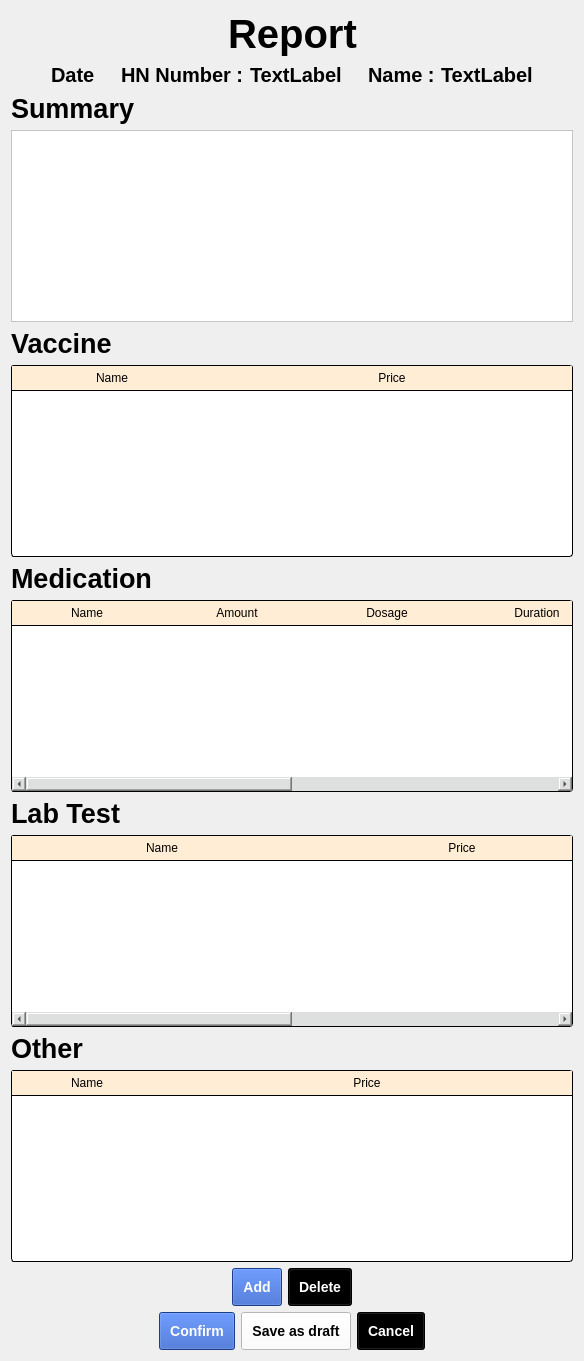
                 <widget class="QWidget" name="report_page">
                  <layout class="QVBoxLayout" name="verticalLayout_62">
                   <item>
                    <layout class="QHBoxLayout" name="horizontalLayout_95">
                     <item>
                      <spacer name="horizontalSpacer_102">
                       <property name="orientation">
                        <enum>Qt::Horizontal</enum>
                       </property>
                       <property name="sizeHint" stdset="0">
                        <size>
                         <width>40</width>
                         <height>20</height>
                        </size>
                       </property>
                      </spacer>
                     </item>
                     <item>
                      <widget class="QLabel" name="label_63">
                       <property name="styleSheet">
                        <string notr="true">font:30pt;
font-weight: bold; </string>
                       </property>
                       <property name="text">
                        <string>Report</string>
                       </property>
                      </widget>
                     </item>
                     <item>
                      <spacer name="horizontalSpacer_103">
                       <property name="orientation">
                        <enum>Qt::Horizontal</enum>
                       </property>
                       <property name="sizeHint" stdset="0">
                        <size>
                         <width>40</width>
                         <height>20</height>
                        </size>
                       </property>
                      </spacer>
                     </item>
                    </layout>
                   </item>
                   <item>
                    <layout class="QHBoxLayout" name="horizontalLayout_96">
                     <item>
                      <spacer name="horizontalSpacer_104">
                       <property name="orientation">
                        <enum>Qt::Horizontal</enum>
                       </property>
                       <property name="sizeHint" stdset="0">
                        <size>
                         <width>40</width>
                         <height>20</height>
                        </size>
                       </property>
                      </spacer>
                     </item>
                     <item>
                      <widget class="QLabel" name="report_date">
                       <property name="styleSheet">
                        <string notr="true">font:15pt;
font-weight: bold; </string>
                       </property>
                       <property name="text">
                        <string>Date</string>
                       </property>
                      </widget>
                     </item>
                     <item>
                      <spacer name="horizontalSpacer_106">
                       <property name="orientation">
                        <enum>Qt::Horizontal</enum>
                       </property>
                       <property name="sizeHint" stdset="0">
                        <size>
                         <width>20</width>
                         <height>20</height>
                        </size>
                       </property>
                      </spacer>
                     </item>
                     <item>
                      <widget class="QLabel" name="label_65">
                       <property name="styleSheet">
                        <string notr="true">font:15pt;
font-weight: bold; </string>
                       </property>
                       <property name="text">
                        <string>HN Number :</string>
                       </property>
                      </widget>
                     </item>
                     <item>
                      <widget class="QLabel" name="report_hn_no">
                       <property name="styleSheet">
                        <string notr="true">font:15pt;
font-weight: bold; </string>
                       </property>
                       <property name="text">
                        <string>TextLabel</string>
                       </property>
                      </widget>
                     </item>
                     <item>
                      <spacer name="horizontalSpacer_112">
                       <property name="orientation">
                        <enum>Qt::Horizontal</enum>
                       </property>
                       <property name="sizeHint" stdset="0">
                        <size>
                         <width>20</width>
                         <height>20</height>
                        </size>
                       </property>
                      </spacer>
                     </item>
                     <item>
                      <widget class="QLabel" name="label_66">
                       <property name="styleSheet">
                        <string notr="true">font:15pt;
font-weight: bold; </string>
                       </property>
                       <property name="text">
                        <string>Name :</string>
                       </property>
                      </widget>
                     </item>
                     <item>
                      <widget class="QLabel" name="report_patient_name">
                       <property name="styleSheet">
                        <string notr="true">font:15pt;
font-weight: bold; </string>
                       </property>
                       <property name="text">
                        <string>TextLabel</string>
                       </property>
                      </widget>
                     </item>
                     <item>
                      <spacer name="horizontalSpacer_117">
                       <property name="orientation">
                        <enum>Qt::Horizontal</enum>
                       </property>
                       <property name="sizeHint" stdset="0">
                        <size>
                         <width>40</width>
                         <height>20</height>
                        </size>
                       </property>
                      </spacer>
                     </item>
                    </layout>
                   </item>
                   <item>
                    <layout class="QHBoxLayout" name="horizontalLayout_99">
                     <item>
                      <widget class="QLabel" name="label_64">
                       <property name="styleSheet">
                        <string notr="true">font:20pt;
font-weight: bold; </string>
                       </property>
                       <property name="text">
                        <string>Summary</string>
                       </property>
                      </widget>
                     </item>
                     <item>
                      <spacer name="horizontalSpacer_107">
                       <property name="orientation">
                        <enum>Qt::Horizontal</enum>
                       </property>
                       <property name="sizeHint" stdset="0">
                        <size>
                         <width>40</width>
                         <height>20</height>
                        </size>
                       </property>
                      </spacer>
                     </item>
                    </layout>
                   </item>
                   <item>
                    <widget class="QTextEdit" name="report_summary">
                     <property name="styleSheet">
                      <string notr="true">background-color: rgb(255, 255, 255);</string>
                     </property>
                    </widget>
                   </item>
                   <item>
                    <layout class="QHBoxLayout" name="horizontalLayout_100">
                     <item>
                      <widget class="QLabel" name="label_67">
                       <property name="styleSheet">
                        <string notr="true">font:20pt;
font-weight: bold; </string>
                       </property>
                       <property name="text">
                        <string>Vaccine</string>
                       </property>
                      </widget>
                     </item>
                     <item>
                      <spacer name="horizontalSpacer_108">
                       <property name="orientation">
                        <enum>Qt::Horizontal</enum>
                       </property>
                       <property name="sizeHint" stdset="0">
                        <size>
                         <width>40</width>
                         <height>20</height>
                        </size>
                       </property>
                      </spacer>
                     </item>
                    </layout>
                   </item>
                   <item>
                    <widget class="QTableWidget" name="report_vaccine_table">
                     <property name="styleSheet">
                      <string notr="true">QScrollBar{
	background-color: rgb(222, 224, 224);
}
QTableWidget{
	background-color: rgb(255, 255, 255);
	border-radius: 3px;
	border: 1px solid black;
}

QHeaderView::section{
	background-color: rgb(255, 237, 213);
	border: none;
	border-bottom: 1px solid black;
	padding: 3px 5px;
}

QHeaderView::item{
	border-bottom: 1px solid black;
	background-color: rgb(255, 255, 246);
	text-align: left;
	padding-left: 3px;
}


</string>
                     </property>
                     <attribute name="horizontalHeaderDefaultSectionSize">
                      <number>200</number>
                     </attribute>
                     <attribute name="horizontalHeaderStretchLastSection">
                      <bool>true</bool>
                     </attribute>
                     <attribute name="verticalHeaderVisible">
                      <bool>false</bool>
                     </attribute>
                     <column>
                      <property name="text">
                       <string>Name</string>
                      </property>
                     </column>
                     <column>
                      <property name="text">
                       <string>Price</string>
                      </property>
                     </column>
                    </widget>
                   </item>
                   <item>
                    <layout class="QHBoxLayout" name="horizontalLayout_101">
                     <item>
                      <widget class="QLabel" name="label_68">
                       <property name="styleSheet">
                        <string notr="true">font:20pt;
font-weight: bold; </string>
                       </property>
                       <property name="text">
                        <string>Medication</string>
                       </property>
                      </widget>
                     </item>
                     <item>
                      <spacer name="horizontalSpacer_109">
                       <property name="orientation">
                        <enum>Qt::Horizontal</enum>
                       </property>
                       <property name="sizeHint" stdset="0">
                        <size>
                         <width>40</width>
                         <height>20</height>
                        </size>
                       </property>
                      </spacer>
                     </item>
                    </layout>
                   </item>
                   <item>
                    <widget class="QTableWidget" name="report_medication_table">
                     <property name="styleSheet">
                      <string notr="true">QScrollBar{
	background-color: rgb(222, 224, 224);
}
QTableWidget{
	background-color: rgb(255, 255, 255);
	border-radius: 3px;
	border: 1px solid black;
}

QHeaderView::section{
	background-color: rgb(255, 237, 213);
	border: none;
	border-bottom: 1px solid black;
	padding: 3px 5px;
}

QHeaderView::item{
	border-bottom: 1px solid black;
	background-color: rgb(255, 255, 246);
	text-align: left;
	padding-left: 3px;
}


</string>
                     </property>
                     <attribute name="horizontalHeaderDefaultSectionSize">
                      <number>150</number>
                     </attribute>
                     <attribute name="horizontalHeaderStretchLastSection">
                      <bool>true</bool>
                     </attribute>
                     <attribute name="verticalHeaderVisible">
                      <bool>false</bool>
                     </attribute>
                     <column>
                      <property name="text">
                       <string>Name</string>
                      </property>
                     </column>
                     <column>
                      <property name="text">
                       <string>Amount</string>
                      </property>
                     </column>
                     <column>
                      <property name="text">
                       <string>Dosage</string>
                      </property>
                     </column>
                     <column>
                      <property name="text">
                       <string>Duration</string>
                      </property>
                     </column>
                     <column>
                      <property name="text">
                       <string>Attending Physician</string>
                      </property>
                     </column>
                     <column>
                      <property name="text">
                       <string>Price</string>
                      </property>
                     </column>
                    </widget>
                   </item>
                   <item>
                    <layout class="QHBoxLayout" name="horizontalLayout_102">
                     <item>
                      <widget class="QLabel" name="label_69">
                       <property name="styleSheet">
                        <string notr="true">font:20pt;
font-weight: bold; </string>
                       </property>
                       <property name="text">
                        <string>Lab Test</string>
                       </property>
                      </widget>
                     </item>
                     <item>
                      <spacer name="horizontalSpacer_110">
                       <property name="orientation">
                        <enum>Qt::Horizontal</enum>
                       </property>
                       <property name="sizeHint" stdset="0">
                        <size>
                         <width>40</width>
                         <height>20</height>
                        </size>
                       </property>
                      </spacer>
                     </item>
                    </layout>
                   </item>
                   <item>
                    <widget class="QTableWidget" name="report_lab_test_table">
                     <property name="styleSheet">
                      <string notr="true">QScrollBar{
	background-color: rgb(222, 224, 224);
}
QTableWidget{
	background-color: rgb(255, 255, 255);
	border-radius: 3px;
	border: 1px solid black;
}

QHeaderView::section{
	background-color: rgb(255, 237, 213);
	border: none;
	border-bottom: 1px solid black;
	padding: 3px 5px;
}

QHeaderView::item{
	border-bottom: 1px solid black;
	background-color: rgb(255, 255, 246);
	text-align: left;
	padding-left: 3px;
}


</string>
                     </property>
                     <attribute name="horizontalHeaderDefaultSectionSize">
                      <number>300</number>
                     </attribute>
                     <attribute name="horizontalHeaderStretchLastSection">
                      <bool>true</bool>
                     </attribute>
                     <attribute name="verticalHeaderVisible">
                      <bool>false</bool>
                     </attribute>
                     <column>
                      <property name="text">
                       <string>Name</string>
                      </property>
                     </column>
                     <column>
                      <property name="text">
                       <string>Price</string>
                      </property>
                     </column>
                    </widget>
                   </item>
                   <item>
                    <layout class="QHBoxLayout" name="horizontalLayout_103">
                     <item>
                      <widget class="QLabel" name="label_70">
                       <property name="styleSheet">
                        <string notr="true">font:20pt;
font-weight: bold; </string>
                       </property>
                       <property name="text">
                        <string>Other</string>
                       </property>
                      </widget>
                     </item>
                     <item>
                      <spacer name="horizontalSpacer_111">
                       <property name="orientation">
                        <enum>Qt::Horizontal</enum>
                       </property>
                       <property name="sizeHint" stdset="0">
                        <size>
                         <width>40</width>
                         <height>20</height>
                        </size>
                       </property>
                      </spacer>
                     </item>
                    </layout>
                   </item>
                   <item>
                    <widget class="QTableWidget" name="report_other_table">
                     <property name="styleSheet">
                      <string notr="true">QScrollBar{
	background-color: rgb(222, 224, 224);
}
QTableWidget{
	background-color: rgb(255, 255, 255);
	border-radius: 3px;
	border: 1px solid black;
}

QHeaderView::section{
	background-color: rgb(255, 237, 213);
	border: none;
	border-bottom: 1px solid black;
	padding: 3px 5px;
}

QHeaderView::item{
	border-bottom: 1px solid black;
	background-color: rgb(255, 255, 246);
	text-align: left;
	padding-left: 3px;
}


</string>
                     </property>
                     <attribute name="horizontalHeaderDefaultSectionSize">
                      <number>150</number>
                     </attribute>
                     <attribute name="horizontalHeaderStretchLastSection">
                      <bool>true</bool>
                     </attribute>
                     <attribute name="verticalHeaderVisible">
                      <bool>false</bool>
                     </attribute>
                     <column>
                      <property name="text">
                       <string>Name</string>
                      </property>
                     </column>
                     <column>
                      <property name="text">
                       <string>Price</string>
                      </property>
                     </column>
                    </widget>
                   </item>
                   <item>
                    <layout class="QHBoxLayout" name="horizontalLayout_106">
                     <item>
                      <spacer name="horizontalSpacer_113">
                       <property name="orientation">
                        <enum>Qt::Horizontal</enum>
                       </property>
                       <property name="sizeHint" stdset="0">
                        <size>
                         <width>40</width>
                         <height>20</height>
                        </size>
                       </property>
                      </spacer>
                     </item>
                     <item>
                      <widget class="QPushButton" name="report_add_other">
                       <property name="styleSheet">
                        <string notr="true">QPushButton#report_add_other {
	background-color: rgb(39, 86, 193);
	color: white;
	padding: 10px;
    font: bold 14px;
}
QPushButton#report_add_other:hover {
    background-color: black;
	color: white;
    border-style: inset;
}</string>
                       </property>
                       <property name="text">
                        <string>Add</string>
                       </property>
                      </widget>
                     </item>
                     <item>
                      <widget class="QPushButton" name="report_delete_other">
                       <property name="styleSheet">
                        <string notr="true">QPushButton#report_delete_other {
	background-color: black;
	color: white;
	padding: 10px;
    font: bold 14px;
}
QPushButton#report_delete_other:hover {
    background-color: white;
	color: black;
    border-style: inset;
}</string>
                       </property>
                       <property name="text">
                        <string>Delete</string>
                       </property>
                      </widget>
                     </item>
                     <item>
                      <spacer name="horizontalSpacer_114">
                       <property name="orientation">
                        <enum>Qt::Horizontal</enum>
                       </property>
                       <property name="sizeHint" stdset="0">
                        <size>
                         <width>40</width>
                         <height>20</height>
                        </size>
                       </property>
                      </spacer>
                     </item>
                    </layout>
                   </item>
                   <item>
                    <layout class="QHBoxLayout" name="horizontalLayout_104">
                     <item>
                      <spacer name="horizontalSpacer_115">
                       <property name="orientation">
                        <enum>Qt::Horizontal</enum>
                       </property>
                       <property name="sizeHint" stdset="0">
                        <size>
                         <width>40</width>
                         <height>20</height>
                        </size>
                       </property>
                      </spacer>
                     </item>
                     <item>
                      <widget class="QPushButton" name="report_confirm_button">
                       <property name="styleSheet">
                        <string notr="true">QPushButton#report_confirm_button {
	background-color: rgb(39, 86, 193);
	color: white;
	padding: 10px;
    font: bold 14px;
}
QPushButton#report_confirm_button:hover {
    background-color: black;
	color: white;
    border-style: inset;
}</string>
                       </property>
                       <property name="text">
                        <string>Confirm</string>
                       </property>
                      </widget>
                     </item>
                     <item>
                      <widget class="QPushButton" name="report_draft_button">
                       <property name="styleSheet">
                        <string notr="true">QPushButton#report_draft_button {
	background-color: white;
	color: black;
	padding: 10px;
    font: bold 14px;
}
QPushButton#report_draft_button:hover {
    background-color: black;
	color: white;
    border-style: inset;
}</string>
                       </property>
                       <property name="text">
                        <string>Save as draft</string>
                       </property>
                      </widget>
                     </item>
                     <item>
                      <widget class="QPushButton" name="report_cancel_button">
                       <property name="styleSheet">
                        <string notr="true">QPushButton#report_cancel_button {
	background-color: black;
	color: white;
	padding: 10px;
    font: bold 14px;
}
QPushButton#report_cancel_button:hover {
    background-color: white;
	color: black;
    border-style: inset;
}</string>
                       </property>
                       <property name="text">
                        <string>Cancel</string>
                       </property>
                      </widget>
                     </item>
                     <item>
                      <spacer name="horizontalSpacer_116">
                       <property name="orientation">
                        <enum>Qt::Horizontal</enum>
                       </property>
                       <property name="sizeHint" stdset="0">
                        <size>
                         <width>40</width>
                         <height>20</height>
                        </size>
                       </property>
                      </spacer>
                     </item>
                    </layout>
                   </item>
                  </layout>
                 </widget>
